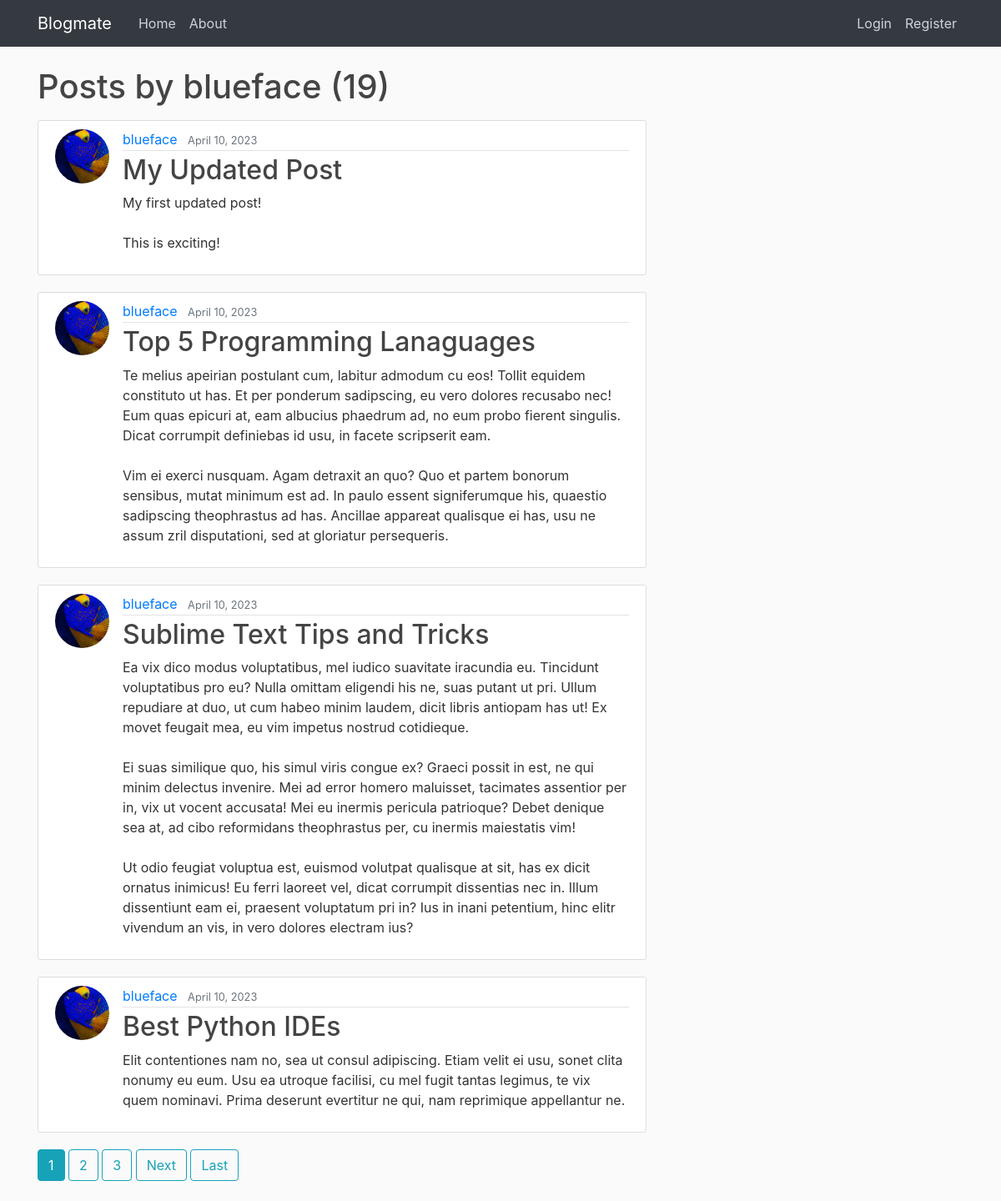
The app's page /user/blueface/ with its own data.
### blog/models.py (models this page shows, shortened)
class Post(models.Model):
    title = models.CharField(max_length=100)
    content = models.TextField()
    date_posted = models.DateTimeField(default=timezone.now())
    author = models.ForeignKey(User, on_delete=models.CASCADE)

### users/models.py (models this page shows, shortened)
class Profile(models.Model):
    user = models.OneToOneField(User, on_delete=models.CASCADE)
    image = models.ImageField(default='default.jpg', upload_to='profile_pics')

### blog/views.py (the view)
# urls.py: path('user/<str:username>/', UserPostListView.as_view(), name='user-posts'),
class UserPostListView(ListView):
    model = Post
    template_name = 'blog/user_posts.html' # <app>/<model>_<viewtype>.html
    context_object_name = 'posts'
    paginate_by = 4
    def get_queryset(self):
        user = get_object_or_404(User, username=self.kwargs.get('username'))
        return Post.objects.filter(author=user).order_by('-date_posted')

### blog/templates/blog/user_posts.html (shortened to what this page needs)
{% extends "blog/base.html" %}
{% block content %}
    <h1 class="mb-3">Posts by {{ view.kwargs.username }} ({{ page_obj.paginator.count }})</h1>
    {% for post in posts %}
        <article class="media content-section">
          <img class="rounded-circle article-img" src="{{ post.author.profile.image.url }}">
          <div class="media-body">
            <div class="article-metadata">
              <a class="mr-2" href="{% url 'user-posts' post.author.username %}">{{ post.author }}</a>
              <small class="text-muted">{{ post.date_posted|date:"F d, Y" }}</small>
            </div>
            <h2><a class="article-title" href="{% url 'post-detail' post.id %}">{{ post.title }}</a></h2>
            <p class="article-content">{{ post.content }}</p>
          </div>
        </article>
    {% endfor %}
    {% if is_paginated %}
      {% for num in page_obj.paginator.page_range %}
        {% if page_obj.number == num %}
          <a class="btn btn-info mb-4" href="?page={{ num }}">{{ num }}</a>
        {% elif num > page_obj.number|add:'-3' and num < page_obj.number|add:'3' %}
          <a class="btn btn-outline-info mb-4" href="?page={{ num }}">{{ num }}</a>
        {% endif %}
      {% endfor %}
      {% if page_obj.has_next %}
        <a class="btn btn-outline-info mb-4" href="?page={{ page_obj.next_page_number }}">Next</a>
        <a class="btn btn-outline-info mb-4" href="?page={{ page_obj.paginator.num_pages }}">Last</a>
      {% endif %}
    {% endif %}
{% endblock content %}

### blog/static/blog/main.css (style rules this page uses)
body { background: #fafafa; color: #333333; margin-top: 5rem; }
h1, h2, h3, h4, h5, h6 { color: #444444; }
.content-section { background: #ffffff; padding: 10px 20px; border: 1px solid #dddddd; border-radius: 3px; margin-bottom: 20px; }
.article-title { color: #444444; }
.article-content { white-space: pre-line; }
.article-img { height: 65px; width: 65px; margin-right: 16px; }
.article-metadata { padding-bottom: 1px; margin-bottom: 4px; border-bottom: 1px solid #e3e3e3 }

### records on screen
Post: author.profile.image (picture), author "blueface", date_posted "April 10, 2023", title "My Updated Post", content "My first updated post! This is exciting!"
Post: author.profile.image (picture), author "blueface", date_posted "April 10, 2023", title "Top 5 Programming Lanaguages", content "Te melius apeirian postulant cum, labitur admodum cu eos! Tollit equidem constituto ut has. Et per ponderum sadipscing, eu vero dolores recusabo nec! Eum quas epicuri at, eam albucius phaedrum ad, no eum probo fierent singulis. Dicat corrumpit definiebas id usu, in facete scripserit eam. Vim ei exerci nusquam. Agam detraxit an quo? Quo et partem bonorum sensibus, mutat minimum est ad. In paulo essent signiferumque his, quaestio sadipscing theophrastus ad has. Ancillae appareat qualisque ei has, usu ne assum zril disputationi, sed at gloriatur persequeris."
Post: author.profile.image (picture), author "blueface", date_posted "April 10, 2023", title "Sublime Text Tips and Tricks", content "Ea vix dico modus voluptatibus, mel iudico suavitate iracundia eu. Tincidunt voluptatibus pro eu? Nulla omittam eligendi his ne, suas putant ut pri. Ullum repudiare at duo, ut cum habeo minim laudem, dicit libris antiopam has ut! Ex movet feugait mea, eu vim impetus nostrud cotidieque. Ei suas similique quo, his simul viris congue ex? Graeci possit in est, ne qui minim delectus invenire. Mei ad error homero maluisset, tacimates assentior per in, vix ut vocent accusata! Mei eu inermis pericula patrioque? Debet denique sea at, ad cibo reformidans theophrastus per, cu inermis maiestatis vim! Ut odio feugiat voluptua est, euismod volutpat qualisque at sit, has ex dicit ornatus inimicus! Eu…"
Post: author.profile.image (picture), author "blueface", date_posted "April 10, 2023", title "Best Python IDEs", content "Elit contentiones nam no, sea ut consul adipiscing. Etiam velit ei usu, sonet clita nonumy eu eum. Usu ea utroque facilisi, cu mel fugit tantas legimus, te vix quem nominavi. Prima deserunt evertitur ne qui, nam reprimique appellantur ne."

### other values on screen
{{ view.kwargs.username }} "blueface"
{{ page_obj.paginator.count }} "19"
{{ num }} "1"
{{ num }} "2" "3"
